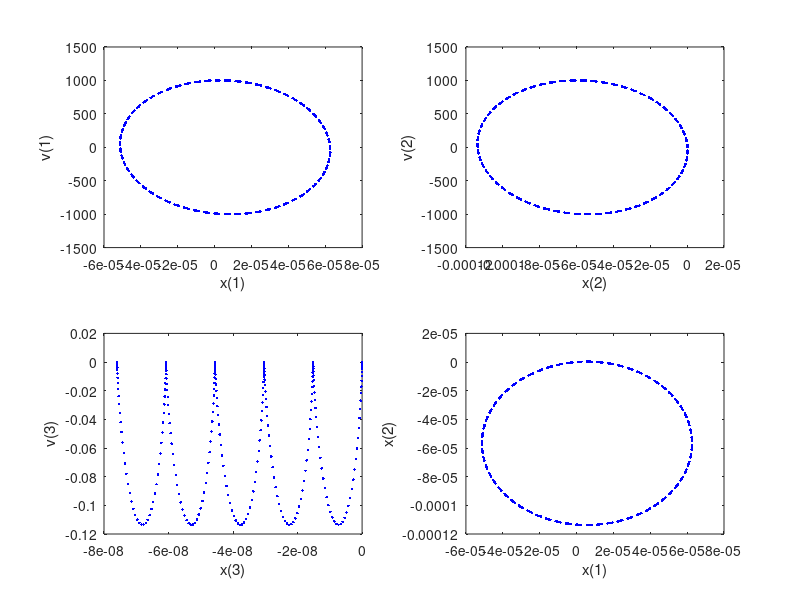

Here is the MATLAB script that generated this plot:
%close all
clear all

x0=[0,0,0];
v0=[1e3,0,0];
E0=[0,0,0e-4]*0;
B0=[0,0,1e-4];
B1=[1e-4,0,0];

e=1.602176e-19;
m=9.109e-31;
qom=e/m;

wc=qom*norm(B0);



Time=5*2*pi/wc;
dt=.1/wc;

NT=round(Time/dt);

v=v0-.5*dt*qom*(E0+cross(v0,B0));
x=x0;
for it=1:NT
    x=x+dt*v;
    E=E0;
    B=B0+B1*x(2);
%
% Boris mover
%
qomdt2=dt*qom/2;
h=qomdt2*B;
s=2*h/(1+dot(h,h));
u=v+qomdt2*E;
up=u+cross(u+cross(u,h),s);
v=up+qomdt2*E;
%
% Bad Mover
%
%v=v+dt*qom*(E+cross(v,B));

color='b';

subplot(2,2,1)    
plot(x(1),v(1),color)
xlabel('x(1)')
ylabel('v(1)')
hold on
subplot(2,2,2)    
plot(x(2),v(2),color)
xlabel('x(2)')
ylabel('v(2)')
hold on
subplot(2,2,3)    
plot(x(3),v(3),color)
xlabel('x(3)')
ylabel('v(3)')
hold on
subplot(2,2,4)    
plot(x(1),x(2),color)
xlabel('x(1)')
ylabel('x(2)')
hold on
end    